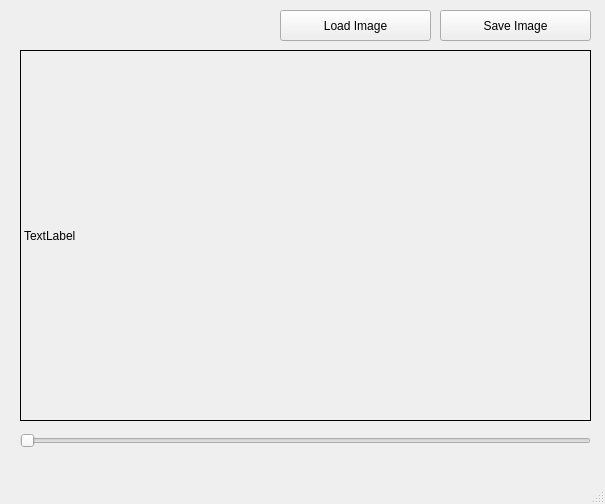
<?xml version="1.0" encoding="UTF-8"?>
<ui version="4.0">
 <class>MainWindow</class>
 <widget class="QMainWindow" name="MainWindow">
  <property name="geometry">
   <rect>
    <x>0</x>
    <y>0</y>
    <width>605</width>
    <height>504</height>
   </rect>
  </property>
  <property name="windowTitle">
   <string>MainWindow</string>
  </property>
  <widget class="QWidget" name="centralwidget">
   <widget class="QPushButton" name="btnLoad">
    <property name="geometry">
     <rect>
      <x>280</x>
      <y>10</y>
      <width>151</width>
      <height>31</height>
     </rect>
    </property>
    <property name="text">
     <string>Load Image</string>
    </property>
   </widget>
   <widget class="QLabel" name="labelPixMap">
    <property name="geometry">
     <rect>
      <x>20</x>
      <y>50</y>
      <width>571</width>
      <height>371</height>
     </rect>
    </property>
    <property name="frameShape">
     <enum>QFrame::Panel</enum>
    </property>
    <property name="text">
     <string>TextLabel</string>
    </property>
   </widget>
   <widget class="QSlider" name="hSlider">
    <property name="geometry">
     <rect>
      <x>20</x>
      <y>430</y>
      <width>571</width>
      <height>22</height>
     </rect>
    </property>
    <property name="orientation">
     <enum>Qt::Horizontal</enum>
    </property>
   </widget>
   <widget class="QPushButton" name="btnSave">
    <property name="geometry">
     <rect>
      <x>440</x>
      <y>10</y>
      <width>151</width>
      <height>31</height>
     </rect>
    </property>
    <property name="text">
     <string>Save Image</string>
    </property>
   </widget>
  </widget>
  <widget class="QMenuBar" name="menubar">
   <property name="geometry">
    <rect>
     <x>0</x>
     <y>0</y>
     <width>605</width>
     <height>21</height>
    </rect>
   </property>
  </widget>
  <widget class="QStatusBar" name="statusbar"/>
 </widget>
 <resources/>
 <connections/>
</ui>
